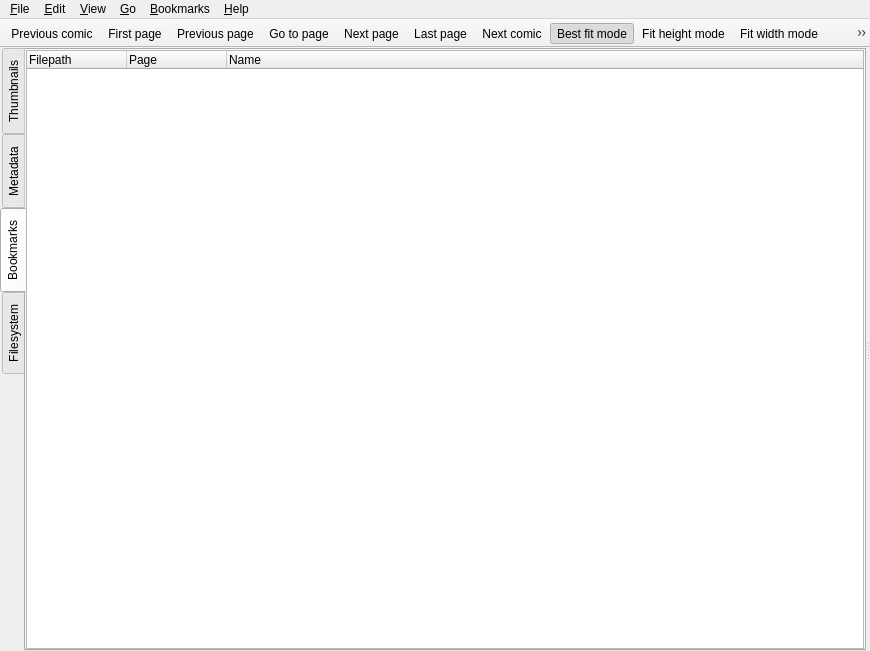
<?xml version="1.0" encoding="UTF-8"?>
<ui version="4.0">
 <class>MainWindow</class>
 <widget class="QMainWindow" name="MainWindow">
  <property name="geometry">
   <rect>
    <x>0</x>
    <y>0</y>
    <width>870</width>
    <height>651</height>
   </rect>
  </property>
  <property name="windowTitle">
   <string>QComix</string>
  </property>
  <property name="windowIcon">
   <iconset resource="resources.qrc">
    <normaloff>:/icon.png</normaloff>:/icon.png</iconset>
  </property>
  <widget class="QWidget" name="centralWidget">
   <layout class="QHBoxLayout" name="horizontalLayout">
    <property name="leftMargin">
     <number>0</number>
    </property>
    <property name="topMargin">
     <number>0</number>
    </property>
    <property name="rightMargin">
     <number>0</number>
    </property>
    <property name="bottomMargin">
     <number>0</number>
    </property>
    <item>
     <widget class="QSplitter" name="splitter">
      <property name="orientation">
       <enum>Qt::Horizontal</enum>
      </property>
      <widget class="QTabWidget" name="sidePanel">
       <property name="sizePolicy">
        <sizepolicy hsizetype="Maximum" vsizetype="Expanding">
         <horstretch>0</horstretch>
         <verstretch>0</verstretch>
        </sizepolicy>
       </property>
       <property name="tabPosition">
        <enum>QTabWidget::West</enum>
       </property>
       <property name="tabShape">
        <enum>QTabWidget::Rounded</enum>
       </property>
       <property name="currentIndex">
        <number>2</number>
       </property>
       <widget class="QWidget" name="thumbnailsTab">
        <attribute name="title">
         <string>Thumbnails</string>
        </attribute>
       </widget>
       <widget class="QWidget" name="metadataTab">
        <attribute name="title">
         <string>Metadata</string>
        </attribute>
        <layout class="QGridLayout" name="gridLayout">
         <property name="leftMargin">
          <number>0</number>
         </property>
         <property name="topMargin">
          <number>0</number>
         </property>
         <property name="rightMargin">
          <number>0</number>
         </property>
         <property name="bottomMargin">
          <number>0</number>
         </property>
         <property name="spacing">
          <number>0</number>
         </property>
         <item row="6" column="0">
          <widget class="QScrollArea" name="scrollArea">
           <property name="widgetResizable">
            <bool>true</bool>
           </property>
           <widget class="QWidget" name="scrollAreaWidgetContents">
            <property name="geometry">
             <rect>
              <x>0</x>
              <y>0</y>
              <width>431</width>
              <height>510</height>
             </rect>
            </property>
            <layout class="QGridLayout" name="gridLayout_3">
             <property name="leftMargin">
              <number>2</number>
             </property>
             <property name="topMargin">
              <number>5</number>
             </property>
             <property name="rightMargin">
              <number>2</number>
             </property>
             <property name="bottomMargin">
              <number>5</number>
             </property>
             <item row="4" column="0">
              <widget class="QLabel" name="amvFileName">
               <property name="text">
                <string/>
               </property>
               <property name="wordWrap">
                <bool>true</bool>
               </property>
               <property name="indent">
                <number>3</number>
               </property>
               <property name="textInteractionFlags">
                <set>Qt::LinksAccessibleByMouse|Qt::TextSelectableByMouse</set>
               </property>
              </widget>
             </item>
             <item row="21" column="0">
              <widget class="QLabel" name="labelim2v2">
               <property name="text">
                <string>Dimensions</string>
               </property>
              </widget>
             </item>
             <item row="1" column="0">
              <widget class="QLabel" name="labelamv1">
               <property name="text">
                <string>Title</string>
               </property>
              </widget>
             </item>
             <item row="14" column="0">
              <widget class="QLabel" name="labelim2v1">
               <property name="font">
                <font>
                 <weight>75</weight>
                 <bold>true</bold>
                </font>
               </property>
               <property name="text">
                <string>Image metadata (right)</string>
               </property>
               <property name="alignment">
                <set>Qt::AlignCenter</set>
               </property>
              </widget>
             </item>
             <item row="2" column="0">
              <widget class="QLabel" name="amvTitle">
               <property name="text">
                <string/>
               </property>
               <property name="wordWrap">
                <bool>true</bool>
               </property>
               <property name="indent">
                <number>3</number>
               </property>
               <property name="textInteractionFlags">
                <set>Qt::LinksAccessibleByMouse|Qt::TextSelectableByMouse</set>
               </property>
              </widget>
             </item>
             <item row="19" column="0">
              <widget class="QLabel" name="labelim2v3">
               <property name="text">
                <string>File size</string>
               </property>
              </widget>
             </item>
             <item row="23" column="0">
              <spacer name="verticalSpacer">
               <property name="orientation">
                <enum>Qt::Vertical</enum>
               </property>
               <property name="sizeHint" stdset="0">
                <size>
                 <width>20</width>
                 <height>40</height>
                </size>
               </property>
              </spacer>
             </item>
             <item row="12" column="0">
              <widget class="QLabel" name="labelim1v2">
               <property name="text">
                <string>Dimensions</string>
               </property>
              </widget>
             </item>
             <item row="0" column="0">
              <widget class="QLabel" name="labelamv2">
               <property name="font">
                <font>
                 <weight>75</weight>
                 <bold>true</bold>
                </font>
               </property>
               <property name="text">
                <string>Archive metadata</string>
               </property>
               <property name="alignment">
                <set>Qt::AlignCenter</set>
               </property>
              </widget>
             </item>
             <item row="9" column="0">
              <widget class="QLabel" name="im1vMime">
               <property name="text">
                <string/>
               </property>
               <property name="indent">
                <number>3</number>
               </property>
               <property name="textInteractionFlags">
                <set>Qt::LinksAccessibleByMouse|Qt::TextSelectableByMouse</set>
               </property>
              </widget>
             </item>
             <item row="8" column="0">
              <widget class="QLabel" name="labelim1v3">
               <property name="text">
                <string>MIME type</string>
               </property>
              </widget>
             </item>
             <item row="20" column="0">
              <widget class="QLabel" name="im2vFileSize">
               <property name="text">
                <string/>
               </property>
               <property name="indent">
                <number>3</number>
               </property>
               <property name="textInteractionFlags">
                <set>Qt::LinksAccessibleByMouse|Qt::TextSelectableByMouse</set>
               </property>
              </widget>
             </item>
             <item row="10" column="0">
              <widget class="QLabel" name="labelim1v5">
               <property name="text">
                <string>File size</string>
               </property>
              </widget>
             </item>
             <item row="3" column="0">
              <widget class="QLabel" name="labelamv3">
               <property name="text">
                <string>Filename</string>
               </property>
              </widget>
             </item>
             <item row="6" column="0">
              <widget class="QLabel" name="labelim1v4">
               <property name="text">
                <string>Filename</string>
               </property>
              </widget>
             </item>
             <item row="7" column="0">
              <widget class="QLabel" name="im1vFileName">
               <property name="text">
                <string/>
               </property>
               <property name="wordWrap">
                <bool>true</bool>
               </property>
               <property name="indent">
                <number>3</number>
               </property>
               <property name="textInteractionFlags">
                <set>Qt::LinksAccessibleByMouse|Qt::TextSelectableByMouse</set>
               </property>
              </widget>
             </item>
             <item row="17" column="0">
              <widget class="QLabel" name="labelim2v4">
               <property name="text">
                <string>MIME type</string>
               </property>
              </widget>
             </item>
             <item row="15" column="0">
              <widget class="QLabel" name="labelim2v5">
               <property name="text">
                <string>Filename</string>
               </property>
              </widget>
             </item>
             <item row="13" column="0">
              <widget class="QLabel" name="im1vDimensions">
               <property name="text">
                <string/>
               </property>
               <property name="indent">
                <number>3</number>
               </property>
               <property name="textInteractionFlags">
                <set>Qt::LinksAccessibleByMouse|Qt::TextSelectableByMouse</set>
               </property>
              </widget>
             </item>
             <item row="5" column="0">
              <widget class="QLabel" name="im1vTitle">
               <property name="font">
                <font>
                 <weight>75</weight>
                 <bold>true</bold>
                </font>
               </property>
               <property name="text">
                <string>Image metadata (left)</string>
               </property>
               <property name="alignment">
                <set>Qt::AlignCenter</set>
               </property>
              </widget>
             </item>
             <item row="18" column="0">
              <widget class="QLabel" name="im2vMime">
               <property name="text">
                <string/>
               </property>
               <property name="indent">
                <number>3</number>
               </property>
               <property name="textInteractionFlags">
                <set>Qt::LinksAccessibleByMouse|Qt::TextSelectableByMouse</set>
               </property>
              </widget>
             </item>
             <item row="11" column="0">
              <widget class="QLabel" name="im1vFileSize">
               <property name="text">
                <string/>
               </property>
               <property name="indent">
                <number>3</number>
               </property>
               <property name="textInteractionFlags">
                <set>Qt::LinksAccessibleByMouse|Qt::TextSelectableByMouse</set>
               </property>
              </widget>
             </item>
             <item row="16" column="0">
              <widget class="QLabel" name="im2vFileName">
               <property name="text">
                <string/>
               </property>
               <property name="wordWrap">
                <bool>true</bool>
               </property>
               <property name="indent">
                <number>3</number>
               </property>
               <property name="textInteractionFlags">
                <set>Qt::LinksAccessibleByMouse|Qt::TextSelectableByMouse</set>
               </property>
              </widget>
             </item>
             <item row="22" column="0">
              <widget class="QLabel" name="im2vDimensions">
               <property name="text">
                <string/>
               </property>
               <property name="indent">
                <number>3</number>
               </property>
               <property name="textInteractionFlags">
                <set>Qt::LinksAccessibleByMouse|Qt::TextSelectableByMouse</set>
               </property>
              </widget>
             </item>
            </layout>
           </widget>
          </widget>
         </item>
        </layout>
       </widget>
       <widget class="QWidget" name="bookmarksTab">
        <attribute name="title">
         <string>Bookmarks</string>
        </attribute>
        <layout class="QVBoxLayout" name="verticalLayout_2">
         <property name="spacing">
          <number>0</number>
         </property>
         <property name="leftMargin">
          <number>0</number>
         </property>
         <property name="topMargin">
          <number>0</number>
         </property>
         <property name="rightMargin">
          <number>0</number>
         </property>
         <property name="bottomMargin">
          <number>0</number>
         </property>
         <item>
          <widget class="QTreeWidget" name="bookmarksTreeWidget">
           <column>
            <property name="text">
             <string>Filepath</string>
            </property>
           </column>
           <column>
            <property name="text">
             <string>Page</string>
            </property>
           </column>
           <column>
            <property name="text">
             <string>Name</string>
            </property>
           </column>
          </widget>
         </item>
        </layout>
       </widget>
       <widget class="QWidget" name="filesystemTab">
        <property name="enabled">
         <bool>true</bool>
        </property>
        <attribute name="title">
         <string>Filesystem</string>
        </attribute>
        <layout class="QVBoxLayout" name="verticalLayout">
         <property name="leftMargin">
          <number>0</number>
         </property>
         <property name="topMargin">
          <number>0</number>
         </property>
         <property name="rightMargin">
          <number>0</number>
         </property>
         <property name="bottomMargin">
          <number>0</number>
         </property>
         <item>
          <widget class="QTreeView" name="fileSystemView"/>
         </item>
        </layout>
       </widget>
      </widget>
      <widget class="QWidget" name="viewPage" native="true">
       <layout class="QGridLayout" name="gridLayout_2">
        <property name="leftMargin">
         <number>0</number>
        </property>
        <property name="topMargin">
         <number>0</number>
        </property>
        <property name="rightMargin">
         <number>0</number>
        </property>
        <property name="bottomMargin">
         <number>0</number>
        </property>
        <property name="spacing">
         <number>0</number>
        </property>
        <item row="0" column="0">
         <widget class="PageViewWidget" name="view" native="true"/>
        </item>
       </layout>
      </widget>
     </widget>
    </item>
   </layout>
  </widget>
  <widget class="QMenuBar" name="menuBar">
   <property name="geometry">
    <rect>
     <x>0</x>
     <y>0</y>
     <width>870</width>
     <height>20</height>
    </rect>
   </property>
   <property name="contextMenuPolicy">
    <enum>Qt::NoContextMenu</enum>
   </property>
   <widget class="QMenu" name="menuFile">
    <property name="title">
     <string>&amp;File</string>
    </property>
    <addaction name="actionOpen"/>
    <addaction name="actionOpen_directory"/>
    <addaction name="actionRecent"/>
    <addaction name="separator"/>
    <addaction name="actionReload"/>
    <addaction name="actionOpen_with"/>
    <addaction name="separator"/>
    <addaction name="actionMinimize"/>
    <addaction name="actionClose_comic"/>
    <addaction name="actionQuit"/>
   </widget>
   <widget class="QMenu" name="menuView">
    <property name="title">
     <string>&amp;View</string>
    </property>
    <addaction name="actionFullscreen"/>
    <addaction name="actionDouble_page_mode"/>
    <addaction name="actionManga_mode"/>
    <addaction name="separator"/>
    <addaction name="actionBest_fit_mode"/>
    <addaction name="actionFit_width_mode"/>
    <addaction name="actionFit_height_mode"/>
    <addaction name="actionFit_original_size_mode"/>
    <addaction name="actionFit_to_fixed_size_mode"/>
    <addaction name="actionManual_zoom_mode"/>
    <addaction name="separator"/>
    <addaction name="actionSlideshow"/>
    <addaction name="actionSet_slideshow_interval"/>
    <addaction name="separator"/>
    <addaction name="actionMagnifying_lens"/>
    <addaction name="actionStretch_small_images"/>
    <addaction name="actionSmart_scroll"/>
    <addaction name="actionSmart_scroll_vertical_first"/>
    <addaction name="actionAllow_free_drag"/>
    <addaction name="separator"/>
    <addaction name="actionZoom_in"/>
    <addaction name="actionZoom_out"/>
    <addaction name="actionReset_zoom"/>
    <addaction name="separator"/>
    <addaction name="actionRotate_clockwise"/>
    <addaction name="actionRotate_counterclockwise"/>
    <addaction name="actionRotate_180_degrees"/>
    <addaction name="actionFlip_horizontally"/>
    <addaction name="actionFlip_vertically"/>
    <addaction name="actionKeep_transformation"/>
    <addaction name="separator"/>
    <addaction name="actionShow_menu"/>
    <addaction name="actionShow_main_toolbar"/>
    <addaction name="actionShow_side_panels"/>
    <addaction name="actionShow_scrollbars"/>
    <addaction name="actionHide_all"/>
   </widget>
   <widget class="QMenu" name="menuGo">
    <property name="title">
     <string>&amp;Go</string>
    </property>
    <addaction name="actionNext_page"/>
    <addaction name="actionPrevious_page"/>
    <addaction name="actionGo_to_page"/>
    <addaction name="actionFirst_page"/>
    <addaction name="actionLast_page"/>
    <addaction name="separator"/>
    <addaction name="actionNext_comic"/>
    <addaction name="actionPrevious_comic"/>
   </widget>
   <widget class="QMenu" name="menuBookmarks">
    <property name="title">
     <string>&amp;Bookmarks</string>
    </property>
    <addaction name="actionAdd_bookmark"/>
   </widget>
   <widget class="QMenu" name="menuHelp">
    <property name="title">
     <string>&amp;Help</string>
    </property>
    <addaction name="actionAbout_Qt"/>
    <addaction name="actionAbout_QComix"/>
   </widget>
   <widget class="QMenu" name="menu_Edit">
    <property name="title">
     <string>&amp;Edit</string>
    </property>
    <addaction name="actionCopy_image_file_to_clipboard"/>
    <addaction name="actionCopy_image_to_clipboard"/>
    <addaction name="actionOpen_image_with"/>
   </widget>
   <addaction name="menuFile"/>
   <addaction name="menu_Edit"/>
   <addaction name="menuView"/>
   <addaction name="menuGo"/>
   <addaction name="menuBookmarks"/>
   <addaction name="menuHelp"/>
  </widget>
  <widget class="QToolBar" name="mainToolBar">
   <property name="contextMenuPolicy">
    <enum>Qt::NoContextMenu</enum>
   </property>
   <property name="windowTitle">
    <string>Toolbar</string>
   </property>
   <property name="movable">
    <bool>false</bool>
   </property>
   <property name="orientation">
    <enum>Qt::Horizontal</enum>
   </property>
   <property name="toolButtonStyle">
    <enum>Qt::ToolButtonIconOnly</enum>
   </property>
   <property name="floatable">
    <bool>false</bool>
   </property>
   <attribute name="toolBarArea">
    <enum>TopToolBarArea</enum>
   </attribute>
   <attribute name="toolBarBreak">
    <bool>false</bool>
   </attribute>
   <addaction name="actionPrevious_comic"/>
   <addaction name="actionFirst_page"/>
   <addaction name="actionPrevious_page"/>
   <addaction name="actionGo_to_page"/>
   <addaction name="actionNext_page"/>
   <addaction name="actionLast_page"/>
   <addaction name="actionNext_comic"/>
   <addaction name="actionBest_fit_mode"/>
   <addaction name="actionFit_height_mode"/>
   <addaction name="actionFit_width_mode"/>
   <addaction name="actionFit_original_size_mode"/>
   <addaction name="actionFit_to_fixed_size_mode"/>
   <addaction name="actionManual_zoom_mode"/>
  </widget>
  <action name="actionOpen">
   <property name="text">
    <string>&amp;Open archive...</string>
   </property>
   <property name="shortcut">
    <string>Ctrl+O</string>
   </property>
  </action>
  <action name="actionRecent">
   <property name="text">
    <string>&amp;Recent</string>
   </property>
  </action>
  <action name="actionReload">
   <property name="text">
    <string>Re&amp;load</string>
   </property>
   <property name="shortcut">
    <string>Ctrl+Shift+R</string>
   </property>
  </action>
  <action name="actionMinimize">
   <property name="text">
    <string>&amp;Minimize</string>
   </property>
   <property name="shortcut">
    <string>N</string>
   </property>
  </action>
  <action name="actionQuit">
   <property name="text">
    <string>&amp;Quit</string>
   </property>
   <property name="menuRole">
    <enum>QAction::QuitRole</enum>
   </property>
  </action>
  <action name="actionFullscreen">
   <property name="checkable">
    <bool>true</bool>
   </property>
   <property name="text">
    <string>&amp;Fullscreen</string>
   </property>
   <property name="shortcut">
    <string>F11</string>
   </property>
  </action>
  <action name="actionDouble_page_mode">
   <property name="checkable">
    <bool>true</bool>
   </property>
   <property name="text">
    <string>&amp;Double page mode</string>
   </property>
   <property name="shortcut">
    <string>D</string>
   </property>
  </action>
  <action name="actionManga_mode">
   <property name="checkable">
    <bool>true</bool>
   </property>
   <property name="text">
    <string>&amp;Manga mode</string>
   </property>
   <property name="shortcut">
    <string>M</string>
   </property>
  </action>
  <action name="actionBest_fit_mode">
   <property name="checkable">
    <bool>true</bool>
   </property>
   <property name="checked">
    <bool>true</bool>
   </property>
   <property name="text">
    <string>&amp;Best fit mode</string>
   </property>
   <property name="shortcut">
    <string>B</string>
   </property>
  </action>
  <action name="actionFit_width_mode">
   <property name="checkable">
    <bool>true</bool>
   </property>
   <property name="text">
    <string>Fit &amp;width mode</string>
   </property>
   <property name="shortcut">
    <string>W</string>
   </property>
  </action>
  <action name="actionFit_height_mode">
   <property name="checkable">
    <bool>true</bool>
   </property>
   <property name="text">
    <string>Fit &amp;height mode</string>
   </property>
   <property name="shortcut">
    <string>H</string>
   </property>
  </action>
  <action name="actionFit_original_size_mode">
   <property name="checkable">
    <bool>true</bool>
   </property>
   <property name="text">
    <string>Original si&amp;ze mode</string>
   </property>
   <property name="shortcut">
    <string>S</string>
   </property>
  </action>
  <action name="actionManual_zoom_mode">
   <property name="checkable">
    <bool>true</bool>
   </property>
   <property name="text">
    <string>M&amp;anual zoom mode</string>
   </property>
   <property name="shortcut">
    <string>A</string>
   </property>
  </action>
  <action name="actionSlideshow">
   <property name="checkable">
    <bool>true</bool>
   </property>
   <property name="text">
    <string>&amp;Slideshow</string>
   </property>
   <property name="shortcut">
    <string>Ctrl+S</string>
   </property>
  </action>
  <action name="actionMagnifying_lens">
   <property name="checkable">
    <bool>true</bool>
   </property>
   <property name="text">
    <string>Magnifying &amp;lens</string>
   </property>
   <property name="shortcut">
    <string>L</string>
   </property>
  </action>
  <action name="actionZoom_in">
   <property name="text">
    <string>Zoom &amp;in</string>
   </property>
   <property name="shortcut">
    <string>+</string>
   </property>
  </action>
  <action name="actionZoom_out">
   <property name="text">
    <string>Zoom &amp;out</string>
   </property>
   <property name="shortcut">
    <string>-</string>
   </property>
  </action>
  <action name="actionReset_zoom">
   <property name="text">
    <string>&amp;Reset zoom</string>
   </property>
   <property name="shortcut">
    <string>Ctrl+0</string>
   </property>
  </action>
  <action name="actionNext_page">
   <property name="text">
    <string>&amp;Next page</string>
   </property>
   <property name="shortcut">
    <string>PgDown</string>
   </property>
  </action>
  <action name="actionPrevious_page">
   <property name="text">
    <string>&amp;Previous page</string>
   </property>
   <property name="shortcut">
    <string>PgUp</string>
   </property>
  </action>
  <action name="actionGo_to_page">
   <property name="text">
    <string>&amp;Go to page...</string>
   </property>
   <property name="shortcut">
    <string>G</string>
   </property>
  </action>
  <action name="actionFirst_page">
   <property name="text">
    <string>&amp;First page</string>
   </property>
   <property name="shortcut">
    <string>Home</string>
   </property>
  </action>
  <action name="actionLast_page">
   <property name="text">
    <string>&amp;Last page</string>
   </property>
   <property name="shortcut">
    <string>End</string>
   </property>
  </action>
  <action name="actionNext_comic">
   <property name="text">
    <string>Next &amp;comic</string>
   </property>
   <property name="shortcut">
    <string>Ctrl+N</string>
   </property>
  </action>
  <action name="actionPrevious_comic">
   <property name="text">
    <string>P&amp;revious comic</string>
   </property>
   <property name="shortcut">
    <string>Ctrl+P</string>
   </property>
  </action>
  <action name="actionShow_menu">
   <property name="checkable">
    <bool>true</bool>
   </property>
   <property name="checked">
    <bool>true</bool>
   </property>
   <property name="text">
    <string>Show me&amp;nubar</string>
   </property>
   <property name="shortcut">
    <string>Ctrl+M</string>
   </property>
   <property name="shortcutContext">
    <enum>Qt::ApplicationShortcut</enum>
   </property>
  </action>
  <action name="actionShow_main_toolbar">
   <property name="checkable">
    <bool>true</bool>
   </property>
   <property name="checked">
    <bool>true</bool>
   </property>
   <property name="text">
    <string>Show tool&amp;bar</string>
   </property>
  </action>
  <action name="actionAdd_bookmark">
   <property name="text">
    <string>&amp;Add bookmark</string>
   </property>
   <property name="shortcut">
    <string>Ctrl+D</string>
   </property>
  </action>
  <action name="actionAbout_QComix">
   <property name="text">
    <string>&amp;About qcomix...</string>
   </property>
   <property name="menuRole">
    <enum>QAction::AboutRole</enum>
   </property>
  </action>
  <action name="actionAbout_Qt">
   <property name="text">
    <string>About &amp;Qt...</string>
   </property>
   <property name="menuRole">
    <enum>QAction::AboutQtRole</enum>
   </property>
  </action>
  <action name="actionClose_comic">
   <property name="text">
    <string>&amp;Close comic</string>
   </property>
   <property name="shortcut">
    <string>Ctrl+W</string>
   </property>
  </action>
  <action name="actionRotate_clockwise">
   <property name="text">
    <string>Ro&amp;tate clockwise</string>
   </property>
   <property name="shortcut">
    <string>R</string>
   </property>
  </action>
  <action name="actionRotate_counterclockwise">
   <property name="text">
    <string>Rotate counterc&amp;lockwise</string>
   </property>
   <property name="shortcut">
    <string>Shift+R</string>
   </property>
  </action>
  <action name="actionFlip_horizontally">
   <property name="checkable">
    <bool>true</bool>
   </property>
   <property name="text">
    <string>Fli&amp;p horizontally</string>
   </property>
  </action>
  <action name="actionFlip_vertically">
   <property name="checkable">
    <bool>true</bool>
   </property>
   <property name="text">
    <string>Flip &amp;vertically</string>
   </property>
  </action>
  <action name="actionKeep_transformation">
   <property name="checkable">
    <bool>true</bool>
   </property>
   <property name="enabled">
    <bool>true</bool>
   </property>
   <property name="text">
    <string>&amp;Keep transformation</string>
   </property>
   <property name="shortcut">
    <string>K</string>
   </property>
  </action>
  <action name="actionCopy_image_to_clipboard">
   <property name="text">
    <string>Copy &amp;image to clipboard</string>
   </property>
  </action>
  <action name="actionCopy_image_file_to_clipboard">
   <property name="text">
    <string>Copy image &amp;file to clipboard</string>
   </property>
   <property name="shortcut">
    <string>Ctrl+C</string>
   </property>
  </action>
  <action name="actionRotate_180_degrees">
   <property name="text">
    <string>Rotate &amp;180 degrees</string>
   </property>
  </action>
  <action name="actionShow_scrollbars">
   <property name="checkable">
    <bool>true</bool>
   </property>
   <property name="checked">
    <bool>true</bool>
   </property>
   <property name="text">
    <string>Sho&amp;w scrollbars</string>
   </property>
   <property name="iconText">
    <string>Show scrollbars</string>
   </property>
   <property name="toolTip">
    <string>Show scrollbars</string>
   </property>
   <property name="shortcutContext">
    <enum>Qt::WindowShortcut</enum>
   </property>
  </action>
  <action name="actionShow_side_panels">
   <property name="checkable">
    <bool>true</bool>
   </property>
   <property name="checked">
    <bool>true</bool>
   </property>
   <property name="text">
    <string>Show side &amp;panel</string>
   </property>
   <property name="shortcut">
    <string>F12</string>
   </property>
  </action>
  <action name="actionHide_all">
   <property name="checkable">
    <bool>true</bool>
   </property>
   <property name="text">
    <string>Hid&amp;e all</string>
   </property>
   <property name="shortcut">
    <string>I</string>
   </property>
   <property name="shortcutContext">
    <enum>Qt::WindowShortcut</enum>
   </property>
  </action>
  <action name="actionOpen_with">
   <property name="text">
    <string>Open &amp;with</string>
   </property>
  </action>
  <action name="actionOpen_image_with">
   <property name="text">
    <string>&amp;Open image with</string>
   </property>
  </action>
  <action name="actionStretch_small_images">
   <property name="checkable">
    <bool>true</bool>
   </property>
   <property name="text">
    <string>Stret&amp;ch small images</string>
   </property>
   <property name="shortcut">
    <string>Y</string>
   </property>
  </action>
  <action name="actionSmart_scroll_vertical_first">
   <property name="checkable">
    <bool>true</bool>
   </property>
   <property name="text">
    <string>&amp;Vertical first smart scroll</string>
   </property>
   <property name="shortcut">
    <string>X</string>
   </property>
  </action>
  <action name="actionOpen_directory">
   <property name="text">
    <string>Open &amp;directory...</string>
   </property>
  </action>
  <action name="actionSet_slideshow_interval">
   <property name="text">
    <string>Set slideshow interval...</string>
   </property>
  </action>
  <action name="actionFit_to_fixed_size_mode">
   <property name="checkable">
    <bool>true</bool>
   </property>
   <property name="text">
    <string>Fit to &amp;fixed size mode</string>
   </property>
   <property name="shortcut">
    <string>F</string>
   </property>
  </action>
  <action name="actionSmart_scroll">
   <property name="checkable">
    <bool>true</bool>
   </property>
   <property name="text">
    <string>Smart scroll</string>
   </property>
   <property name="shortcut">
    <string>E</string>
   </property>
  </action>
  <action name="actionAllow_free_drag">
   <property name="checkable">
    <bool>true</bool>
   </property>
   <property name="text">
    <string>Allow &amp;free drag</string>
   </property>
   <property name="shortcut">
    <string>Ctrl+F</string>
   </property>
  </action>
 </widget>
 <layoutdefault spacing="6" margin="11"/>
 <customwidgets>
  <customwidget>
   <class>PageViewWidget</class>
   <extends>QWidget</extends>
   <header>pageviewwidget.h</header>
   <container>1</container>
  </customwidget>
 </customwidgets>
 <resources>
  <include location="resources.qrc"/>
 </resources>
 <connections/>
</ui>
